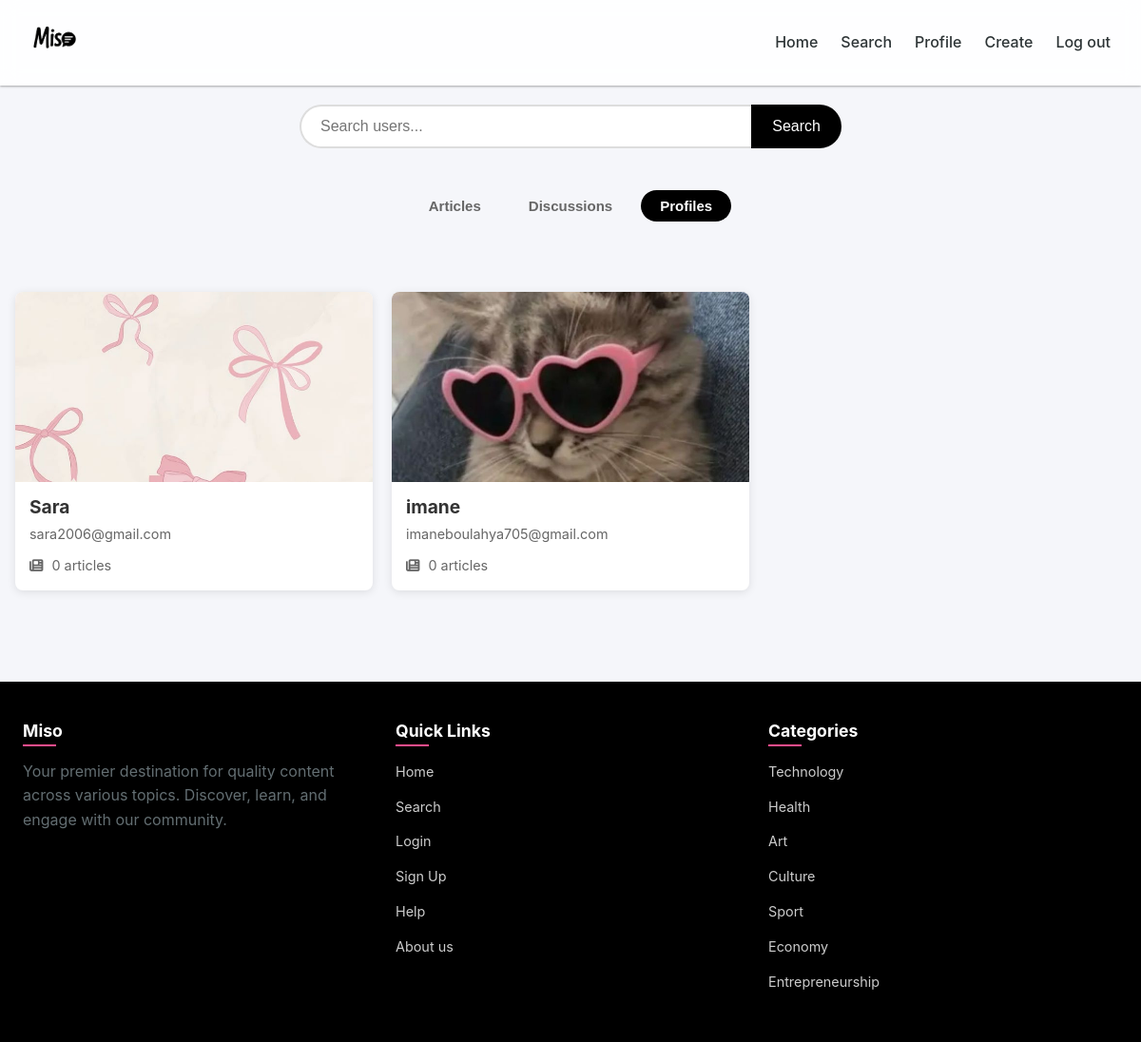
Page /search/profiles (signed in) on the committed database.
### app.py (models this page shows)
class User(db.Model):
    id = db.Column(db.Integer, primary_key=True)
    username = db.Column(db.String(80), unique=True, nullable=False)
    email = db.Column(db.String(120), unique=True, nullable=False)
    password = db.Column(db.String(200), nullable=False)
    profile_pic = db.Column(db.String(200), default='default.jpg')
    articles = db.relationship('Article', backref='author', lazy=True)
    liked_articles = db.relationship('Like', backref='user', lazy=True, foreign_keys='Like.user_id')
    comments = db.relationship('Comment', backref='author', lazy=True)
    discussion_messages = db.relationship('DiscussionMessage', backref='author', lazy=True)

### app.py (the view)
@app.route('/search/profiles')
def search_profiles():
    if 'user_id' not in session:
        return redirect(url_for('login'))
    query = request.args.get('q', '')
    page = request.args.get('page', 1, type=int)
    base_query = User.query
    if query:
        base_query = base_query.filter(
            (User.username.ilike(f'%{query}%')) |
            (User.email.ilike(f'%{query}%'))
        )
    users = base_query.order_by(User.username.asc()).paginate(page=page, per_page=9)
    return render_template('search_profiles.html',
                         query=query,
                         users=users,
                         active_tab='profiles',
                         page=page)

### templates/search_profiles.html (shortened to what this page needs)
<!DOCTYPE html>
<html>
<head>
    <link rel="stylesheet" href="{{ url_for('static', filename='css/search_page.css') }}">
    <link rel="stylesheet" href="https://cdnjs.cloudflare.com/ajax/libs/font-awesome/6.4.0/css/all.min.css">
</head>
<body>
    <header class="navbar">
        <a href="{{ url_for('home_after_login') }}" class="mi">
            <img src="{{ url_for('static', filename='images/logo.png') }}" alt="Miso Logo" class="logo-img">
        </a>
        <nav class="navbar-links">
            <ul>
                <li><a href="{{ url_for('home_after_login') }}">Home</a></li>
                <li><a href="{{ url_for('search') }}">Search</a></li>
                <li><a href="{{ url_for('profile') }}">Profile</a></li>
                <li><a href="{{ url_for('create') }}">Create</a></li>
                <li><a href="{{ url_for('logout') }}">Log out</a></li>
            </ul>
        </nav>
    </header>
    <div class="main-content">
        <div class="search-and-categories">
            <div class="search-container">
                <form action="{{ url_for('search_profiles') }}" method="GET">
                    <input type="text" name="q" placeholder="Search users..." class="search-input" value="{{ query or '' }}">
                    <button type="submit" class="search-button">Search</button>
                </form>
            </div>
        </div>
        <div class="search-filter">
            <button class="{% if active_tab != 'discussions' and active_tab != 'profiles' %}active{% endif %}">
                <a href="{{ url_for('search') }}">Articles</a>
            </button>
            <button class="{% if active_tab == 'discussions' %}active{% endif %}">
                <a href="{{ url_for('discussions') }}">Discussions</a>
            </button>
            <button class="{% if active_tab == 'profiles' %}active{% endif %}">
                <a href="{{ url_for('search_profiles') }}">Profiles</a>
            </button>
        </div>
        <div class="users-grid">
            {% if users.items %}
                {% for user in users.items %}
                <div class="user-card">
                    <a href="{{ url_for('view_profile', username=user.username) }}">
                        <div class="user-avatar">
                            <img src="{{ url_for('static', filename='uploads/' + user.profile_pic) if user.profile_pic != 'default.jpg' else url_for('static', filename='images/default.jpg') }}" alt="{{ user.username }}">
                        </div>
                        <div class="user-info">
                            <h3>{{ user.username }}</h3>
                            <p class="user-email">{{ user.email }}</p>
                            <div class="user-stats">
                                <span><i class="fas fa-newspaper"></i> {{ user.articles|length }} articles</span>
                            </div>
                        </div>
                    </a>
                </div>
                {% endfor %}
            {% else %}
                <div class="no-results">
                    <p>No users found. Try a different search.</p>
                </div>
            {% endif %}
        </div>
    </div>
    <footer class="footer">
        <div class="footer-content">
            <div class="footer-column">
                <h3>Miso</h3>
                <p>Your premier destination for quality content across various topics. Discover, learn, and engage with our community.</p>
            </div>
            <div class="footer-column">
                <h3>Quick Links</h3>
                <ul>
                    <li><a href="{{ url_for('home') }}">Home</a></li>
                    <li><a href="{{ url_for('search_be') }}">Search</a></li>
                    <li><a href="{{ url_for('login') }}">Login</a></li>
                    <li><a href="{{ url_for('signup') }}">Sign Up</a></li>
                    <li><a href="{{ url_for('help') }}">Help</a></li>
                    <li><a href="{{ url_for('about_us') }}">About us</a></li>
                </ul>
            </div>
            <div class="footer-column">
                <h3>Categories</h3>
                <ul>
                    <li><a href="{{ url_for('category_be', category_name='technology') }}">Technology</a></li>
                    <li><a href="{{ url_for('category_be', category_name='health') }}">Health</a></li>
                    <li><a href="{{ url_for('category_be', category_name='art') }}">Art</a></li>
                    <li><a href="{{ url_for('category_be', category_name='culture') }}">Culture</a></li>
                    <li><a href="{{ url_for('category_be', category_name='sport') }}">Sport</a></li>
                    <li><a href="{{ url_for('category_be', category_name='economy') }}">Economy</a></li>
                    <li><a href="{{ url_for('category_be', category_name='entrepreneurship') }}">Entrepreneurship</a></li>
                </ul>
            </div>
        </div>
    </footer>
</body>
</html>

### static/css/search_page.css (style rules this page uses)
:root { --primary: #FF4D8D; --primary-dark: #E0447D; --secondary: #6C5CE7; --dark: #2D3436; --light: #F5F6FA; --gray: #636E72; --light-gray: #DFE6E9; --success: #00B894; --warning: #FDCB6E; --danger: #D63031; --info: #0984E3; --shadow-sm: 0 1px 3px rgba(0,0,0,0.12), 0 1px 2px rgba(0,0,0,0.24); --shadow-md: 0 4px 6px rgba(0,0,0,0.1), 0 1px 3px rgba(0,0,0,0.08); --shadow-lg: 0 10px 25px rgba(0,0,0,0.1), 0 5px 10px rgba(0,0,0,0.05); --shadow-xl: 0 20px 40px rgba(0,0,0,0.15), 0 10px 10px rgba(0,0,0,0.05); --transition: all 0.3s cubic-bezier(0.25, 0.8, 0.25, 1); --transition-fast: all 0.15s ease; }
* { box-sizing: border-box; margin: 0; padding: 0; }
body { font-family: 'Inter', -apple-system, BlinkMacSystemFont, 'Segoe UI', Roboto, Oxygen, Ubuntu, Cantarell, 'Open Sans', 'Helvetica Neue', sans-serif; line-height: 1.6; color: var(--dark); background-color: var(--light); overflow-x: hidden; }
h1, h2, h3, h4, h5, h6 { font-weight: 700; line-height: 1.2; margin-bottom: 0.75rem; }
h3 { font-size: clamp(1.5rem, 3vw, 1.75rem); }
p { margin-bottom: 1rem; color: var(--gray); }
a { text-decoration: none; color: inherit; transition: var(--transition-fast); }
.navbar { display: flex; justify-content: space-between; align-items: center; padding: 1rem 2rem; background-color: rgba(255, 255, 255, 0.9); backdrop-filter: blur(10px); -webkit-backdrop-filter: blur(10px); position: sticky; top: 0; z-index: 100; box-shadow: var(--shadow-sm); }
.logo-img { height: 50px; width: auto; transition: var(--transition); }
.navbar-links ul { display: flex; list-style: none; gap: 1.5rem; }
.navbar-links li a { padding: 0.5rem 0; position: relative; font-weight: 500; }
.navbar-links li a:not(.sign)::after { content: ''; position: absolute; bottom: 0; left: 0; width: 0; height: 2px; background-color: var(--primary); transition: var(--transition); }
.main-content { display: flex; flex-direction: column; max-width: 1200px; margin: 0 auto; padding: 0 1rem 3rem; gap: 1.5rem; }
.search-and-categories { display: flex; flex-direction: column; gap: 1.5rem; margin-top: 20px; width: 100%; }
.search-container { max-width: 600px; margin: 0 auto; padding: 0 15px; width: 100%; }
.search-container form { display: flex; width: 100%; }
.search-input { flex: 1; padding: 12px 20px; font-size: 16px; border: 2px solid #ddd; border-right: none; border-radius: 25px 0 0 25px; outline: none; transition: all 0.3s; }
.search-button { padding: 0 20px; background: black; color: white; border: 2px solid black; border-radius: 0 25px 25px 0; cursor: pointer; font-size: 16px; font-weight: 500; transition: all 0.3s; }
.search-filter { display: flex; justify-content: center; margin: 20px 0; flex-wrap: wrap; gap: 10px; }
.search-filter button { padding: 8px 20px; background: transparent; color: #666; font-weight: 600; cursor: pointer; transition: all 0.3s; position: relative; font-size: 15px; border: none; border-radius: 20px; }
.search-filter button.active { color: white; background-color: black; }
.footer { background: #000; color: white; padding: 2.5rem 1.5rem; text-align: center; margin-top: 3rem; }
.footer-content { max-width: 1200px; margin: 0 auto; display: grid; grid-template-columns: repeat(auto-fit, minmax(220px, 1fr)); gap: 1.5rem; text-align: left; }
.footer-column h3 { color: white; margin-bottom: 1.25rem; font-size: 1.1rem; position: relative; display: inline-block; }
.footer-column h3:after { content: ''; position: absolute; bottom: -6px; left: 0; width: 35px; height: 2px; background: var(--primary); }
.footer-column ul { list-style: none; padding: 0; }
.footer-column ul li { margin-bottom: 0.7rem; }
.footer-column ul li a { color: #ccc; text-decoration: none; transition: all 0.3s; font-size: 0.9rem; }
.users-grid { display: grid; grid-template-columns: repeat(auto-fill, minmax(280px, 1fr)); gap: 20px; margin-top: 30px; }
.user-card { background: white; border-radius: 8px; overflow: hidden; box-shadow: 0 2px 10px rgba(0, 0, 0, 0.1); transition: transform 0.3s ease; }
.user-avatar { width: 100%; height: 200px; overflow: hidden; }
.user-avatar img { width: 100%; height: 100%; object-fit: cover; }
.user-info { padding: 15px; }
.user-info h3 { margin: 0; color: #333; font-size: 1.2rem; }
.user-email { color: #666; margin: 5px 0; font-size: 0.9rem; }
.user-stats { display: flex; align-items: center; margin-top: 10px; color: #666; font-size: 0.9rem; }
.user-stats span { margin-right: 15px; }
.user-stats i { margin-right: 5px; }

### rows in the picture
User: profile_pic (picture), username "Sara", email "sara2006@gmail.com", articles|length "0"
User: profile_pic (picture), username "imane", email "imaneboulahya705@gmail.com", articles|length "0"
